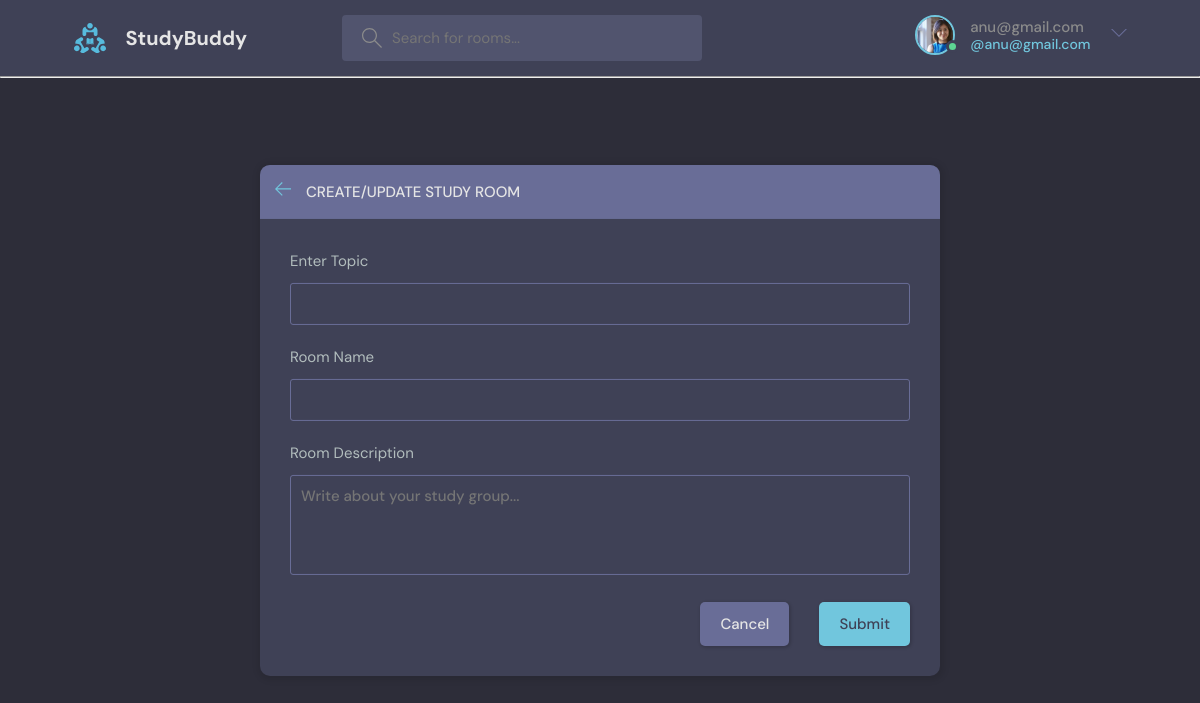
Page /createroom/ (signed in) on the committed database.
### chat/models.py (models this page shows)
class User(AbstractUser):
    name = models.CharField(max_length=200, null=True)
    email = models.EmailField(null=True, unique=True)
    bio = models.TextField(null=True)
    avatar = models.ImageField(null=True, default="avatar.svg")
    USERNAME_FIELD = 'email'
    REQUIRED_FIELDS = []

### chat/views.py (the view, shortened to what this page needs)
# urls.py: path('createroom/', views.createroom, name='create-room'),
@login_required(login_url='login')
def createroom(request):
    form = RoomForm()
    topics = Topic.objects.all()
    context = {'form':form, 'topics':topics}
    return render(request, 'roomform.html', context)

### chat/forms.py
class RoomForm(ModelForm):
    class Meta:
        model = Room
        fields = '__all__'
        exclude = ['host', 'participants']

### chat/templates/roomform.html (shortened to what this page needs)
{% extends 'main.html' %}
{% block content %}
  <main class="create-room layout">
    <div class="container">
      <div class="layout__box">
        <div class="layout__boxHeader">
          <div class="layout__boxTitle">
            <a href="index.html">
              <svg version="1.1" xmlns="http://www.w3.org/2000/svg" width="32" height="32" viewBox="0 0 32 32">
                <title>arrow-left</title>
                <path
                  d="M13.723 2.286l-13.723 13.714 13.719 13.714 1.616-1.611-10.96-10.96h27.625v-2.286h-27.625l10.965-10.965-1.616-1.607z">
                </path>
              </svg>
            </a>
            <h3>Create/Update Study Room</h3>
          </div>
        </div>
        <div class="layout__body">
          <form class="form" action="" method="POST">
            <div class="form__group">
              <label for="room_topic" >Enter Topic</label>
              <input required type="text" name="topic" value="{{room.topic}}"  list="topic-list"/>
            </div>
            <div class="form__group">
              <label for="name">Room Name</label>
              <input type="text" name="name" value="{{room.name}}">
            </div>
            <div class="form__group">
              <label for="description">Room Description</label>
              <textarea name="description" id="room_about" placeholder="Write about your study group..." >{{room.description}}</textarea>
            </div>
            <div class="form__action">
              <a class="btn btn--dark" href="b">Cancel</a>
              <button class="btn btn--main" type="submit">Submit</button>
            </div>
          </form>
        </div>
      </div>
    </div>
  </main>
{% endblock content %}

### chat/templates/nav.html (shortened to what this page needs)
{% load static %}
<header class="header header--loggedIn">
    <div class="container">
      <a href="{% url 'home' %}" class="header__logo">
        <img src="{% static 'images/logo.svg' %}" />
        <h1>StudyBuddy</h1>
      </a>
      <form class="header__search" method="GET" action="{% url 'home' %}" >
        <label>
          <input name="q" placeholder="Search for rooms..." />
        </label>
      </form>
      <nav class="header__menu">
        {% if request.user.is_authenticated %}
        <div class="header__user">
          <a href="{% url 'userprofile' request.user.id %}">
            <div class="avatar avatar--medium active">
              <img src="{{request.user.avatar.url}}" />
            </div>
            <p>{{request.user}} <span>@{{request.user}}</span></p>
          </a>
          <button class="dropdown-button">
            <svg version="1.1" xmlns="http://www.w3.org/2000/svg" width="32" height="32" viewBox="0 0 32 32">
              <title>chevron-down</title>
              <path d="M16 21l-13-13h-3l16 16 16-16h-3l-13 13z"></path>
            </svg>
          </button>
        </div>
        {% else %}
        <a href="{% url 'login' %}">
          <img src="./assets/avatar.svg" />
          <p>Login</p>
        </a>
        {% endif %}
      </nav>
    </div>
  </header>
    <hr>

### rows in the picture
User: user.avatar (picture), user "anu@gmail.com"
